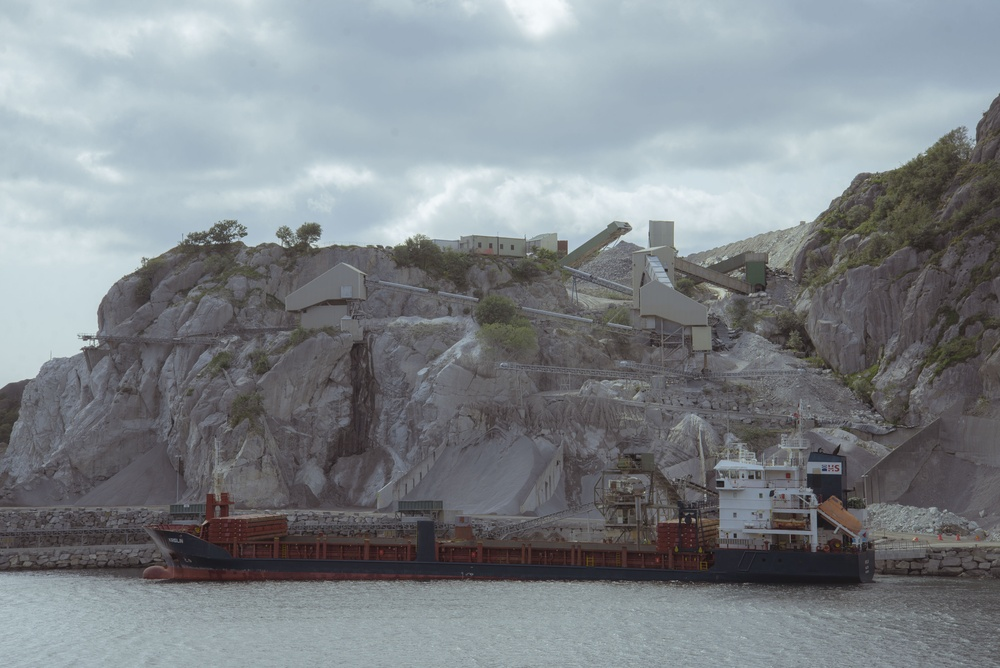
#> input picture backend/temp/129830bf-1779-4884-9836-8ada5c6ee48f_undefined - Imgur.jpg, 1000 x 668 px, shrunk from 6016 x 4016 before the run
$ python -i image_analysis.py   (imports and definitions only)
#> lines starting #> are read from the running program, lines starting #| are printed output that depends on the picture
import cv2
import numpy as np


def analyze_image(path: str) -> dict:
    img = cv2.imread(path)
#> img is the input picture: shape (668, 1000, 3); mean B, G, R 137.5, 133.1, 127.6
    if img is None:
        raise ValueError("Image not found")

    img = cv2.cvtColor(img, cv2.COLOR_BGR2RGB)

    # ---------- LAB ----------
    lab = cv2.cvtColor(img, cv2.COLOR_RGB2LAB)
#> lab: shape (668, 1000, 3); mean of channels 0, 1, 2 138.9, 127.2, 125.2
    L, A, B = cv2.split(lab)
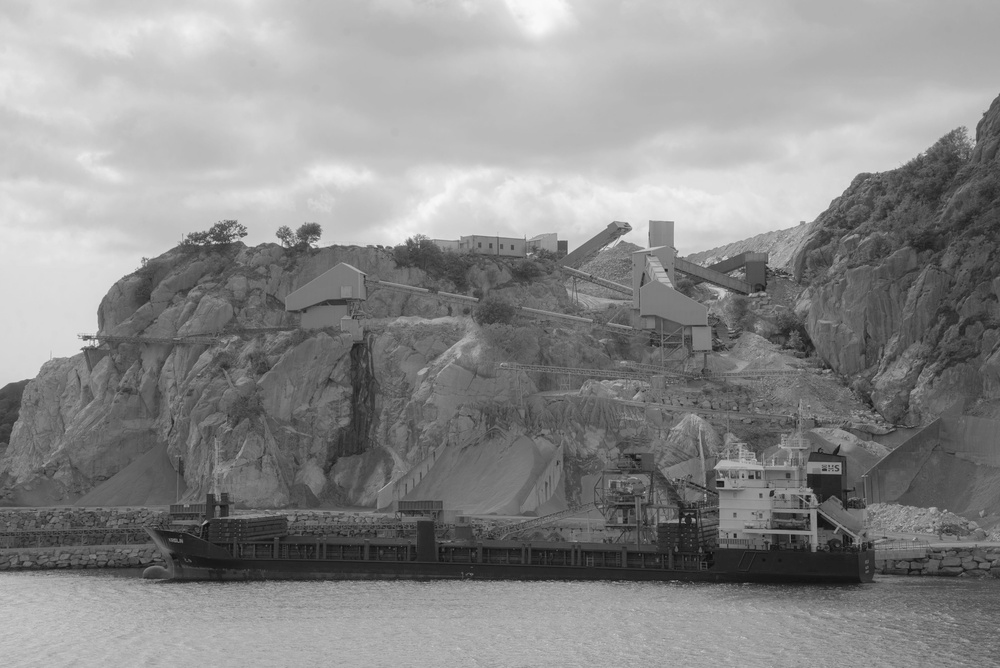
#> L: shape (668, 1000); min 12, max 249, mean 138.9
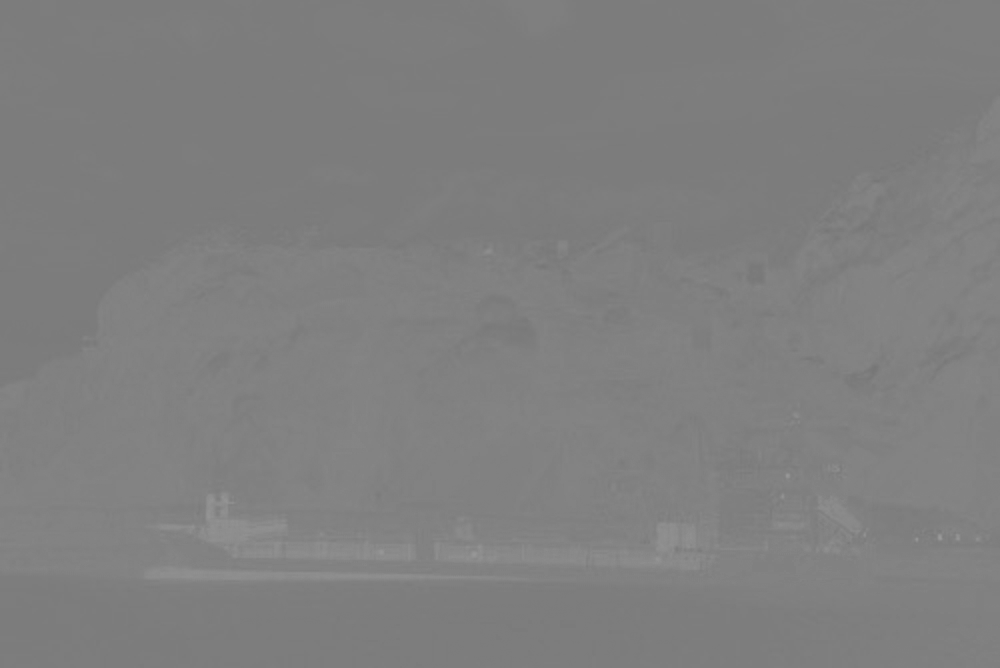
#> A: shape (668, 1000); min 118, max 153, mean 127.2

    # ---------- HSV ----------
    hsv = cv2.cvtColor(img, cv2.COLOR_RGB2HSV)
#> hsv: shape (668, 1000, 3); mean H, S, V 99.5, 26.2, 139.4
    H, S, V = cv2.split(hsv)
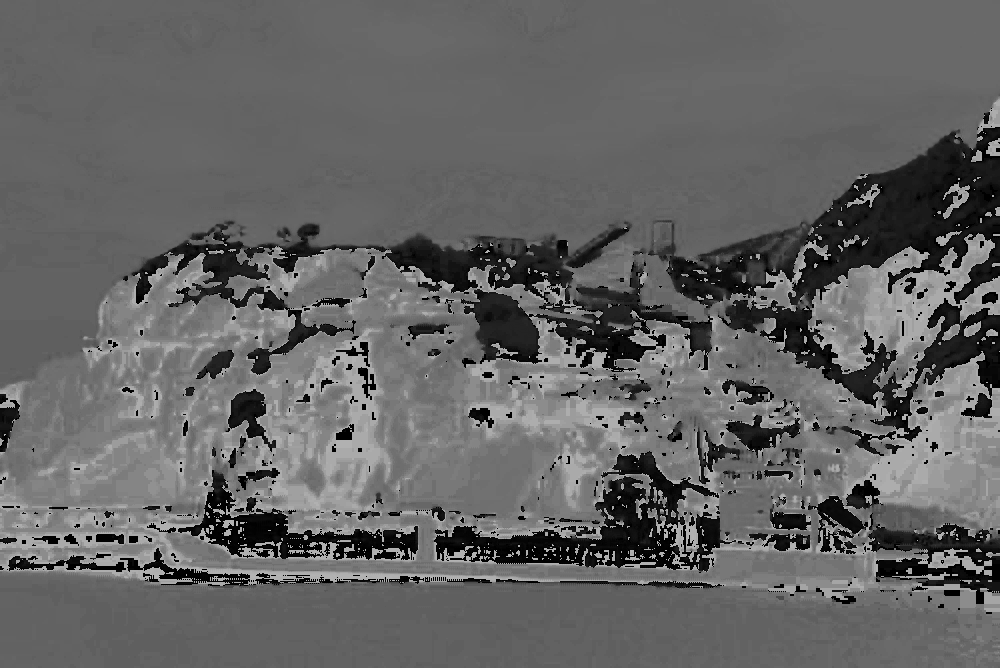
#> H: shape (668, 1000); min 0, max 179, mean 99.5
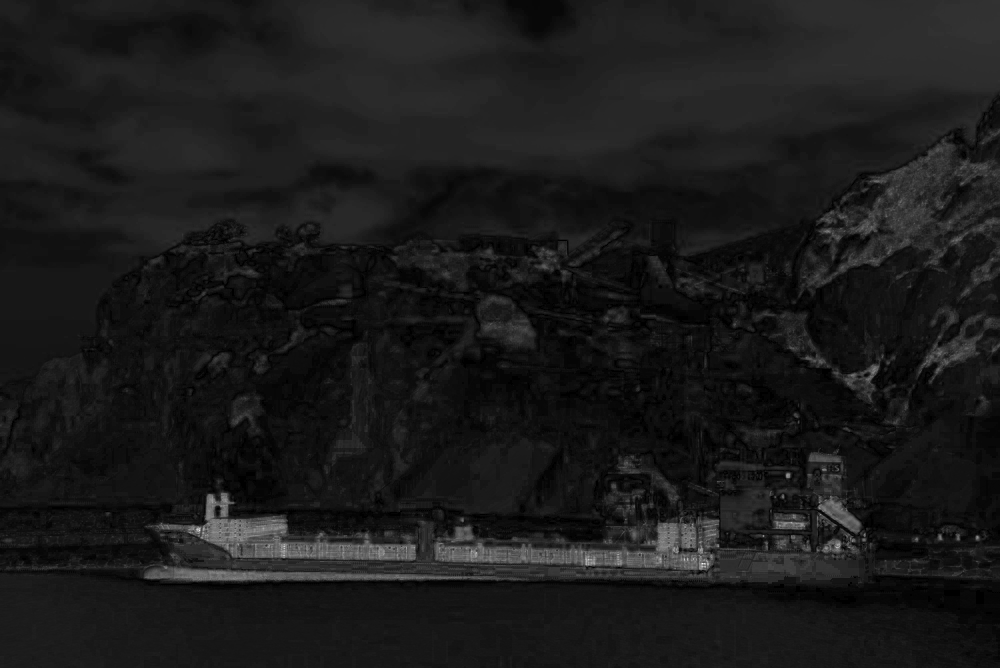
#> S: shape (668, 1000); min 0, max 246, mean 26.2

    return {
        "L_mean": float(np.mean(L)),
        "A_mean": float(np.mean(A) - 128),  # green-magenta
        "B_mean": float(np.mean(B) - 128),  # blue-yellow

        "S_mean": float(np.mean(S)),
        "V_mean": float(np.mean(V)),

        # Skin / foliage signals (rough but effective)
        "yellow_bias": float(np.mean(B[H < 30] - 128)) if np.any(H < 30) else 0,
        "green_bias": float(np.mean(A[(H > 35) & (H < 85)] - 128)) if np.any((H > 35) & (H < 85)) else 0,
    }

>>> result = analyze_image('../temp/129830bf-1779-4884-9836-8ada5c6ee48f_undefined - Imgur.jpg')
#> result = {'L_mean': 138.9, 'A_mean': -0.795, 'B_mean': -2.76, 'S_mean': 26.24, 'V_mean': 139.4, 'yellow_bias': 3.5, 'green_bias': 253.5}
